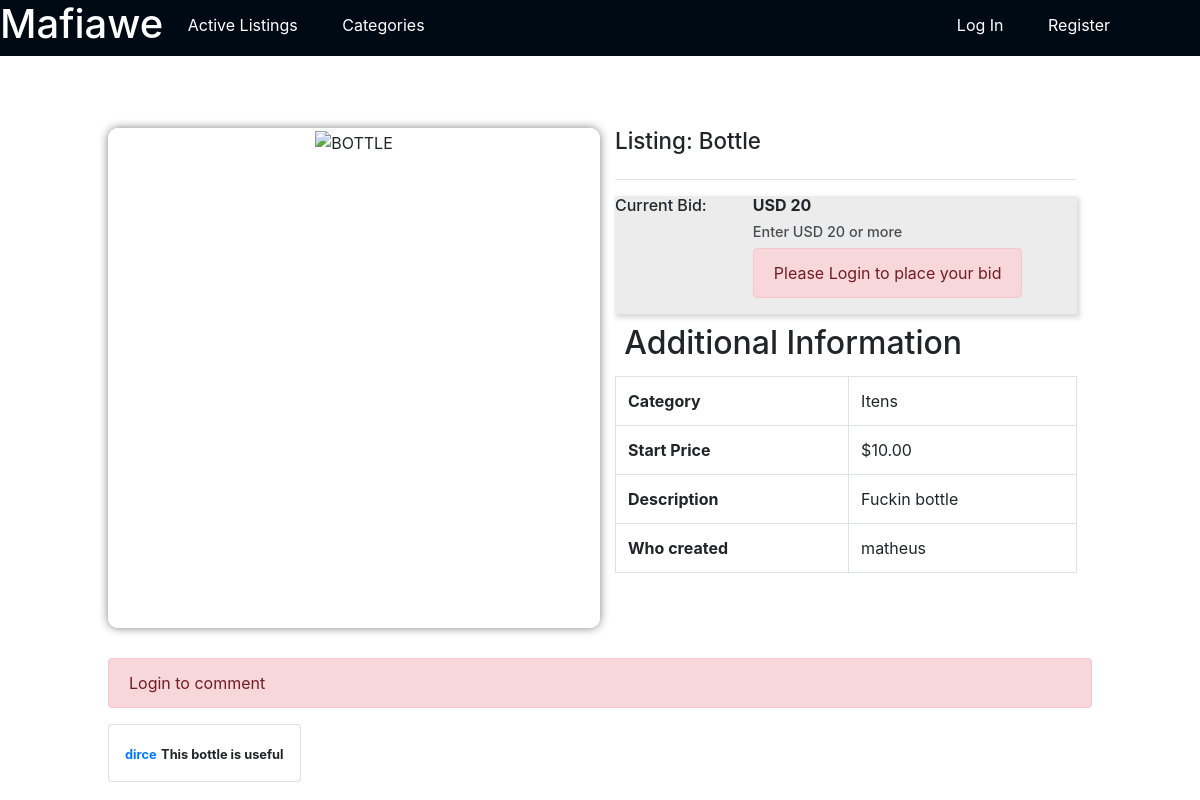
Screenshot of /listing/8 with the database file from the repository.
### auctions/models.py (models this page shows, shortened)
class Listings(models.Model):
    user = models.ForeignKey(
        User, on_delete=models.CASCADE, related_name="listings")
    title = models.CharField(max_length=20)
    description = models.TextField()
    url = models.TextField()
    category = models.CharField(max_length=20)
    starting_bid = models.CharField(max_length=20)

class Bids(models.Model):
    user = models.ForeignKey(
        User, on_delete=models.CASCADE, related_name="bids")
    bid = models.CharField(max_length=10)
    listing = models.ForeignKey(
        Listings, on_delete=models.CASCADE, related_name="listings")

class User(AbstractUser):
    def __str__(self) -> str:
        return f"{self.username}"

class Comments(models.Model):
    username = models.ForeignKey(
        User, on_delete=models.CASCADE, related_name="comments")
    comment = models.TextField()
    listing = models.ForeignKey(
        Listings, on_delete=models.CASCADE, related_name="comments")

### auctions/views.py (the view, shortened to what this page needs)
# urls.py: path("listing/<int:id>", views.listing, name="listing"),
def listing(request, id):
    item = Listings.objects.get(id=id)
    user = request.user
    user = None if not user.is_authenticated else user
    message = False
    watch_list_user = Watch.objects.filter(user=user, listing=item)
    bids = Bids.objects.filter(listing=item)
    last_bid = bids.last()
    bids = Bids.objects.filter(listing=item)
    last_bid = bids.last()
    lenght_bids = len(bids)
    comments = Comments.objects.filter(listing=item)
    if len(watch_list_user) == 1:
        on_watch_list = True
    else:
        on_watch_list = False
    return render(request, "auctions/listing.html", {
        "item": item,
        "bids": bids,
        "last_bid": last_bid,
        "comments": comments,
        "user": user,
        "on_watch_list": on_watch_list,
        "message": message,
        "lenght_bids": lenght_bids,
    })

### auctions/templates/auctions/listing.html (shortened to what this page needs)
{% extends "auctions/layout.html" %}
{% load static %}
{% block body %}
    <div class="listing">
        <div class = "container">
            <div class="row">
            <div class="col-md-6 left">
                <figure>
                    <img src="{{ item.url}} " alt=" {{ item.title }} ">
                </figure>
            </div>
            <div class="col-md-6 right">
                <h1>Listing: {{ item.title }}</h1>
                <hr>
                <div class="bid">
                    <h2>Current Bid:</h2>
                        <div class="right">
                        {% if lenght_bids == 0 %}
                        <h2>USD {{ item.starting_bid }}</h2>
                        <h3>Enter USD {{ item.starting_bid }} or more</h3>
                        {% else %}
                        <h2>USD {{ last_bid.bid }}</h2>
                        <h3>Enter USD {{last_bid.bid}} or more</h3>
                        {% endif %}
                        {% if user.is_authenticated %}
                        <form action="{% url 'listing' item.id %}" method="post">
                            {% csrf_token %}
                            <div class="input-group mb-3">
                                <div class="input-group-prepend">
                                <span class="input-group-text" id="basic-addon1">$</span>
                                </div>
                                <input type="text" class="form-control" name="bid" aria-label="Username" aria-describedby="basic-addon1" id="basic-url" placeholder="Place your bid">
                            </div>
                        </form>
                        {% else %}
                        <div class="alert alert-danger" role="alert">
                            Please Login to place your bid
                        </div>
                        {% endif %}
                </div>
            </div>
            <h1 style="font-size: 200%; margin: 2%;">Additional Information</h2>
            <table class="table table-bordered">
                <tbody>
                  <tr>
                    <th scope="row">Category</th>
                    <td>{{item.category}}</td>
                  </tr>
                  <tr>
                    <th scope="row">Start Price</th>
                    <td>${{item.starting_bid}}</td>
                  </tr>
                  <tr>
                    <th scope="row">Description</th>
                    <td>{{item.description}}</td>
                  </tr>
                  <tr>
                      <th scope="row">Who created</th>
                      <td>{{item.user.username}}</td>
                  </tr>
                </tbody>
              </table>
        </div>
        <div class="comments">
        {% if user.is_authenticated %}
        <form action="{% url 'listing' item.id %}" method="post">
            {% csrf_token %}
            <div class="form-group" style="margin-bottom: 0;">
                <label for="exampleFormControlTextarea1"></label>
                <textarea class="form-control" id="exampleFormControlTextarea1" name="comment"rows="3" placeholder="Add a comment" style="display: inline-block; width: 70%;"></textarea>
                <button type="submit" class="btn btn-primary" style="display: inline-block; text-align: right; margin-bottom: 40px;">Submit</button>
            </div>
        </form>
        {% else %}
        <div class="alert alert-danger" role="alert">
            Login to comment
        </div>
        {% endif %}
        {% for comment in comments %}
            <div class="row d-flex justify-content-left" id="comment">
                <div class="card p-3">
                    <div class="d-flex justify-content-between align-items-center">
                        <div class="user d-flex flex-row align-items-center"> <span><small class="font-weight-bold text-primary">{{comment.username.username}}</small> <small class="font-weight-bold">{{comment.comment}}</small></span> </div> <small></small>
                    </div>
                </div>
            </div>
        {% endfor %}
        </div>
    </div>
{% endblock %}

### auctions/static/auctions/style.css (style rules this page uses)
figure { margin: 2% 0; text-align: center; text-transform: uppercase; width: 23%; display: inline-block; border: 1px solid white; box-shadow: gray 0 0 10px; border-radius: 2%; }
figure img { width: 100%; height: 215px; }
.listing { margin: 0 9%; padding: 0; }
.left { padding: 0; margin: 0; }
.left figure { margin: 0; width: 100%; height: 500px; }
.left figure img { height: 100%; }
.right h1 { font-size: 140%; display: inline-block; }
.bid { background-color: #ececec; box-shadow: 2px 3px 5px 1px #dadada; }
.bid h2 { font-size: 100%; }
.bid > h2 { float: left; }
.bid .right { display: inline-block; margin-left: 10%; }
.bid .right h2 { font-weight: bold; }
.bid .right h3 { font-size: 90%; opacity: 80%; }
table { margin-top: 1%; }
.comments { margin-top: 3%; width: 100%; }
#comment { padding-left: 15px; margin-bottom: 8px; }

### rows the page displays
Listings: title "Bottle", category "Itens", starting_bid "10.00", description "Fuckin bottle", user.username "matheus"
Bids: bid "20"
Comments: username.username "dirce", comment "This bottle is useful"
